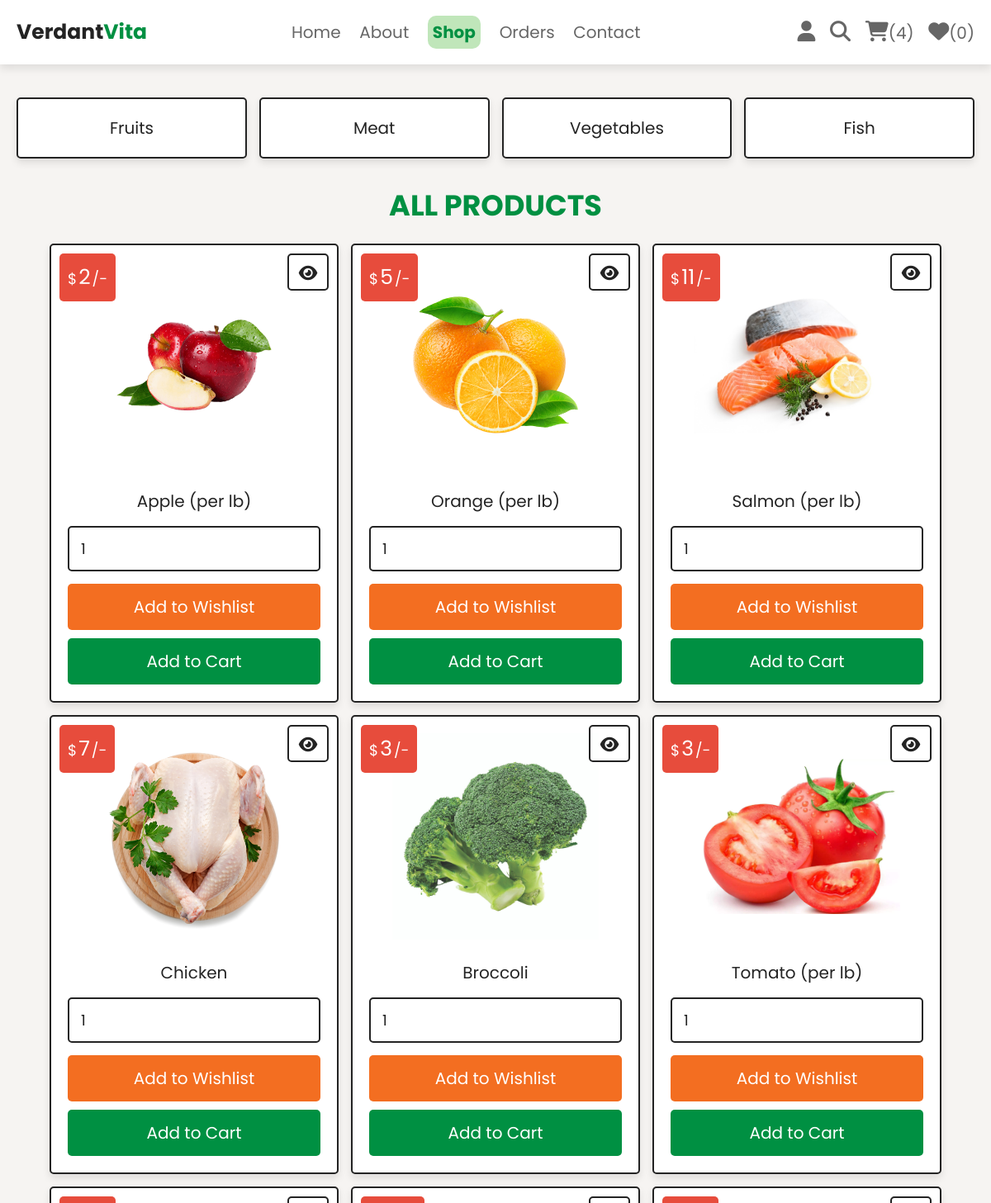
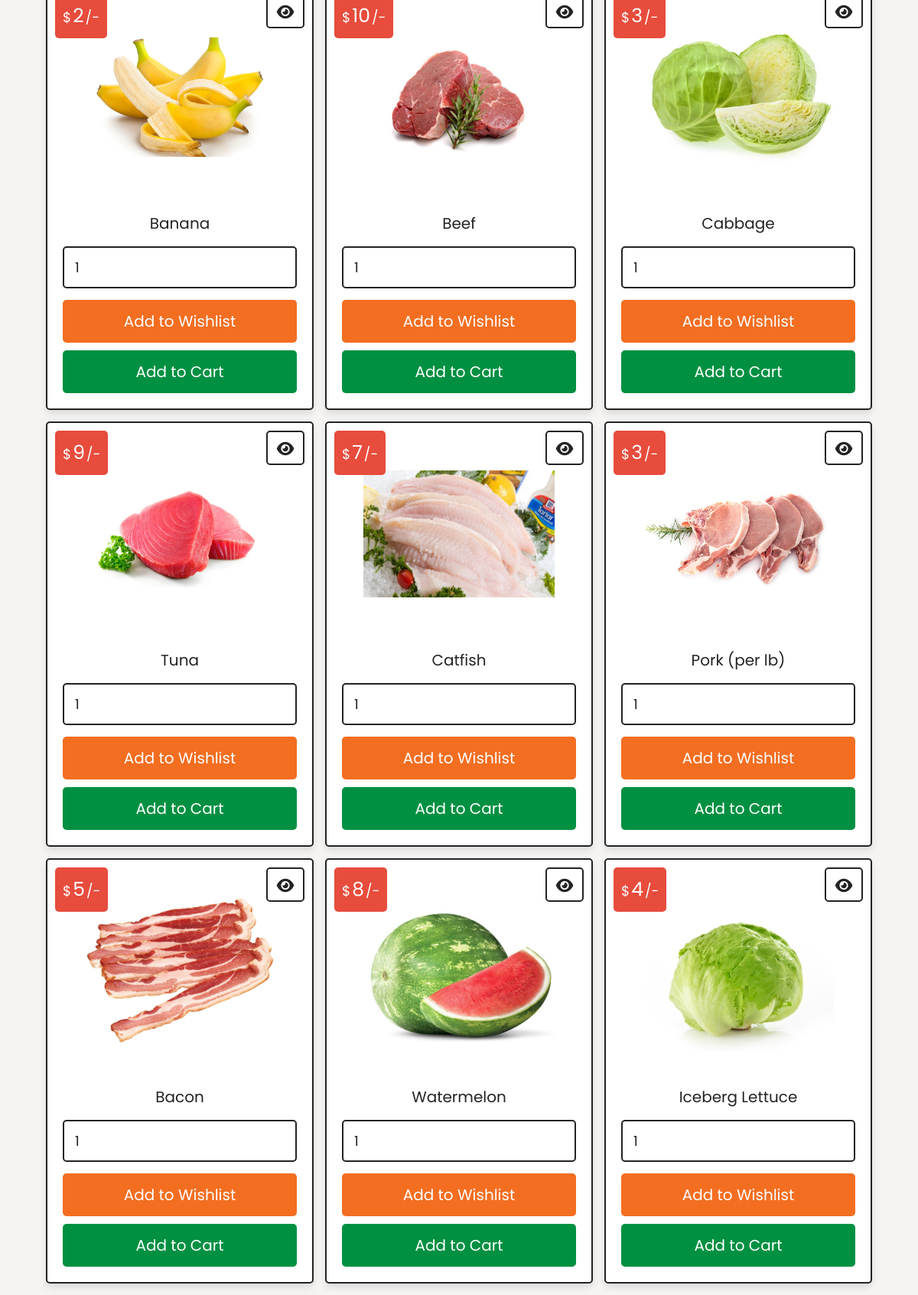
/shop.php (signed in, upper part), run on the app's committed database (2 pictures, top to bottom).
### tables this page shows
CREATE TABLE `products` (
  `id` int(100) NOT NULL,
  `name` varchar(100) NOT NULL,
  `category` varchar(20) NOT NULL,
  `details` varchar(500) NOT NULL,
  `price` int(100) NOT NULL,
  `image` varchar(100) NOT NULL
);

### shop.php (the view, shortened to what this page needs)
<?php
    @include 'config.php';
?>
<!DOCTYPE html>
<html lang="en">
<head>
    <link rel = "stylesheet" href = "https://cdnjs.cloudflare.com/ajax/libs/font-awesome/6.5.1/css/all.min.css">
    <link rel = "stylesheet" href = "css/style.css">
</head>
<body>
    <?php include 'header.php';?>
    <section class = "p-category">
        <a href = "category.php?category=fruit" class = "btn">Fruits</a>
        <a href = "category.php?category=meat" class = "btn">Meat</a>
        <a href = "category.php?category=vegetables" class = "btn">Vegetables</a>
        <a href = "category.php?category=fish" class = "btn">Fish</a>
    </section>
    <section class = "products">
        <h1 class = "title">All Products</h1>
        <div class = "box-container">
            <?php
                $select_products = $conn->prepare("SELECT * FROM `products`");
                $select_products->execute();
                if ($select_products->rowCount() > 0){
                    while ($fetch_products = $select_products->fetch(PDO::FETCH_ASSOC)){
            ?>
            <form action = "" class = "box" method = "POST">
                <div class = "price">$<span><?= $fetch_products['price']; ?></span>/-</div>
                <a href = "view_page.php?pid=<?= $fetch_products['id']; ?>" class = "fas fa-eye"></a>
                <img src = "uploaded_img/<?= $fetch_products['image']; ?>" alt = "">
                <div class = "name"><?= $fetch_products['name']; ?></div>
                <input type = "number" min = "1" value = "1" name = "p_qty" class = "qty">
                <input type = "submit" value = "Add to Wishlist" class = "option-btn" name = "add_to_wishlist">
                <input type = "submit" value = "Add to Cart" class = "btn" name = "add_to_cart">
            </form>
            <?php
                    }
                } else {
                    echo '<p class = "empty">No Product Added Yet!</p>';
                }
            ?>
        </div>
    </section>
</body>
</html>

### css/style.css (style rules this page uses)
.products .box-container { display: grid; grid-template-columns: repeat(auto-fit, 35rem); gap: 1.5rem; justify-content: center; align-items: flex-start; }
.products .box-container .box { padding: 2rem; text-align: center; border: var(--border); background-color: var(--white); box-shadow: var(--box-shadow); border-radius: 0.5rem; position: relative; }
.products .box-container .box .price { position: absolute; top: 1rem; left: 1rem; padding: 1rem; border-radius: 0.5rem; background-color: var(--red); font-size: 1.8rem; color: var(--white); }
.products .box-container .box .price span { font-size: 2.5rem; color: var(--white); margin: 0 0.2rem; }
.products .box-container .box .fa-eye { position: absolute; top: 1rem; right: 1rem; border-radius: 0.5rem; height: 4.5rem; line-height: 4.3rem; width: 5rem; border: var(--border); color: var(--black); font-size: 2rem; }
.products .box-container .box img { width: 25rem; height: 25rem; object-fit: contain; margin-bottom: 1rem; }
.products .box-container .box .name { font-size: 2rem; color: var(--black); padding: 1rem 0; }
.products .box-container .box .qty { margin: 0.5rem 0; border-radius: 0.5rem; padding: 1.2rem 1.4rem; font-size: 1.8rem; color: var(--black); border: var(--border); width: 100%; }
.p-category { display: grid; grid-template-columns: repeat(auto-fit, minmax(27rem, 1fr)); gap: 1.5rem; justify-content: center; align-items: flex-start; padding-bottom: 0; }
.p-category a { padding: 2rem; text-align: center; border: var(--border); background-color: var(--white); box-shadow: var(--box-shadow); border-radius: 0.5rem; font-size: 2rem; color: var(--black); }

### css/components.css (style rules this page uses)
:root { --green: #009042; --light-green: #c0e6ba; --orange: #f36e21; --red: #e74c3c; --black: #232323; --light-color: #666; --grey: #c0c0c0; --white: #fff; --light-bg: #f6f4f2; --border: 0.2rem solid var(--black); --box-shadow: 0 0.5rem 1rem rgba(0, 0, 0, 0.1); --background-gradient: linear-gradient(45deg, #3aada8, #a2d5ac, #e5eec1, #ceffc9); }
* { font-family: "Poppins", sans-serif; margin: 0; padding: 0; box-sizing: border-box; outline: none; border: none; text-decoration: none; color: var(--black); }
body { background-color: var(--light-bg); }
html { font-size: 62.5%; overflow-x: hidden; scroll-behavior: smooth; scroll-padding-top: 6.5rem; }
section { padding: 3rem 2rem; max-width: 1200px; margin: 0 auto; }
.btn, .delete-btn, .option-btn { display: block; width: 100%; margin-top: 1rem; border-radius: 0.5rem; color: var(--white); font-size: 2rem; padding: 1.3rem 3rem; cursor: pointer; text-align: center; }
.btn { background-color: var(--green); }
.option-btn { background-color: var(--orange); }
.title { text-align: center; margin-bottom: 2rem; text-transform: uppercase; color: var(--green); font-size: 3.5rem; }

### data on the page
products: price "2", image (picture), name "Apple (per lb)"
products: price "5", image (picture), name "Orange (per lb)"
products: price "11", image (picture), name "Salmon (per lb)"
products: price "7", image (picture), name "Chicken"
products: price "3", image (picture), name "Broccoli"
products: price "3", image (picture), name "Tomato (per lb)"
products: price "2", image (picture), name "Banana"
products: price "10", image (picture), name "Beef"
products: price "3", image (picture), name "Cabbage"
products: price "9", image (picture), name "Tuna"
products: price "7", image (picture), name "Catfish"
products: price "3", image (picture), name "Pork (per lb)"
products: price "5", image (picture), name "Bacon"
products: price "8", image (picture), name "Watermelon"
products: price "4", image (picture), name "Iceberg Lettuce"

### other printed values
$count_cart_items->rowCount() "4"
$count_wishlist_items->rowCount() "0"
